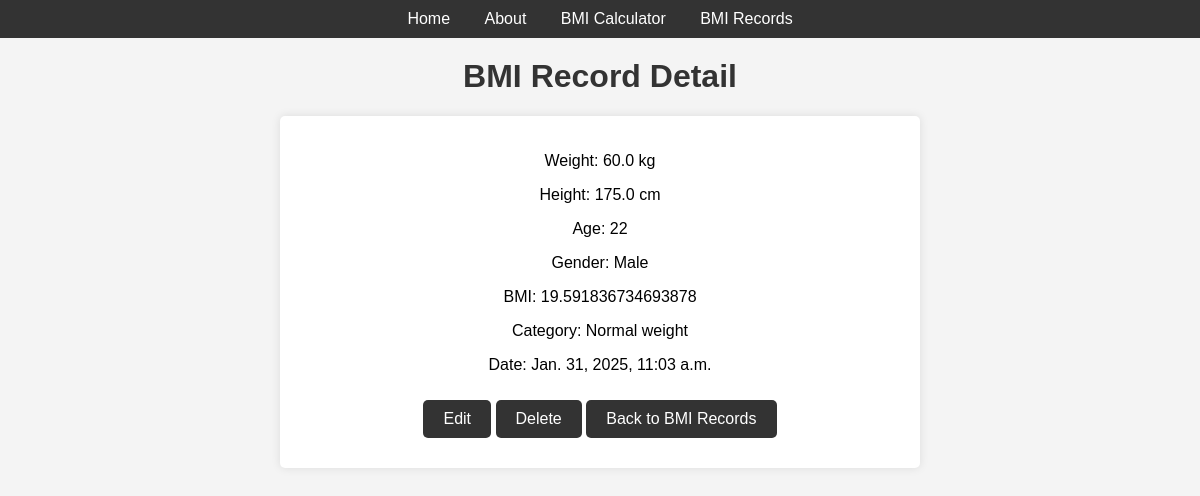
The page /bmi_records/15/ on the database its author committed.
### App/models.py (models this page shows, shortened)
class BMIRecord(models.Model):
    GENDER_CHOICES = [
        ('M', 'Male'),
        ('F', 'Female'),
    ]
    weight = models.FloatField()
    height = models.FloatField()
    age = models.IntegerField(default=30)
    gender = models.CharField(max_length=1, choices=GENDER_CHOICES)
    bmi = models.FloatField()
    bmi_category = models.CharField(max_length=20, blank=True)
    date = models.DateTimeField(auto_now_add=True)

### App/views.py (the view)
# urls.py: path('bmi_records/<int:pk>/', BMIRecordDetailView.as_view(), name='bmi_detail'),
class BMIRecordDetailView(DetailView):
    model = BMIRecord
    context_object_name = 'bmi_record'
    template_name = 'apps/bmi_record_detail.html'

### App/templates/apps/bmi_record_detail.html
{% extends 'apps/base.html' %}
{% load static %}
{% block content %}
    <h1>BMI Record Detail</h1>
    <div class="record-detail">
        <p>Weight: {{ bmi_record.weight }} kg</p>
        <p>Height: {{ bmi_record.height }} cm</p>
        <p>Age: {{ bmi_record.age }}</p>
        <p>Gender: {{ bmi_record.get_gender_display }}</p>
        <p>BMI: {{ bmi_record.bmi }}</p>
        <p>Category: {{ bmi_record.bmi_category }}</p>
        <p>Date: {{ bmi_record.date }}</p>
        <a href="{% url 'bmi_update' bmi_record.pk %}" class="button">Edit</a>
        <a href="{% url 'bmi_delete' bmi_record.pk %}" class="button">Delete</a>
        <a href="{% url 'bmi_record_list' %}" class="button">Back to BMI Records</a>
    </div>
{% endblock content %}

### App/static/css/base.css (style rules this page uses)
body { font-family: Arial, sans-serif; background-color: #f4f4f4; margin: 0; padding: 0; }
h1 { color: #333; text-align: center; margin-top: 20px; }
a.button { display: inline-block; padding: 10px 20px; margin: 10px 0; background-color: #333; color: #fff; text-decoration: none; border-radius: 5px; }
.record-detail { background-color: #fff; padding: 20px; margin: 20px auto; border-radius: 5px; box-shadow: 0 0 10px rgba(0, 0, 0, 0.1); max-width: 600px; text-align: center; }

### rows shown on the page
BMIRecord: weight "60.0", height "175.0", age "22", gender "Male", bmi "19.591836734693878", bmi_category "Normal weight", date "Jan. 31, 2025, 11:03 a.m."
